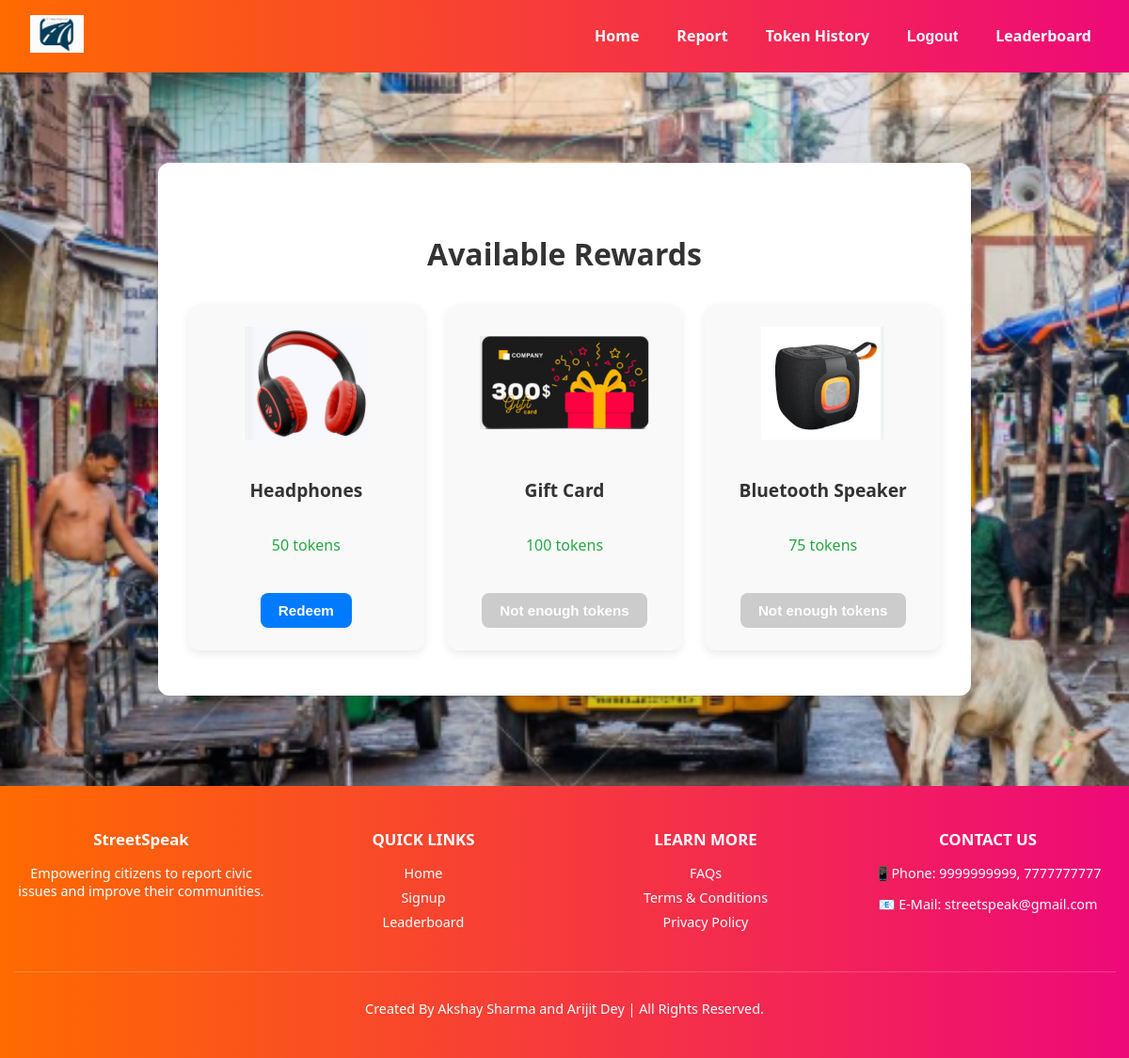
Screenshot of /rewards/ (signed in) with the database file from the repository.
### core/models.py (models this page shows, shortened)
class Reward(models.Model):
    name = models.CharField(max_length=100)
    cost = models.PositiveIntegerField()
    image_filename = models.CharField(max_length=100, blank=True, null=True)

### core/views.py (the view)
# urls.py: path("rewards/", views.rewards_view, name="rewards"),
def rewards_view(request):
    rewards = Reward.objects.all()
    token_obj, _ = UserToken.objects.get_or_create(user=request.user)
    return render(request, "rewards.html", {"rewards": rewards, "tokens": token_obj.tokens})

### core/templates/rewards.html (shortened to what this page needs)
{% extends 'base.html' %}
{% load static %}
{% block extra_css %}
<link rel="stylesheet" href="{% static 'css/rewards.css' %}">
{% endblock %}
{% block content %}
<div class="rewards-container">
    <h2>Available Rewards</h2>
    <ul class="rewards-list">
        {% for reward in rewards %}
        <li class="reward-item">
            <img src="{% static reward.image_filename %}" alt="{{ reward.name }}" class="reward-img">
            <span class="reward-name">{{ reward.name }}</span>
            <span class="reward-cost">{{ reward.cost }} tokens</span>
            {% if tokens >= reward.cost %}
                <form method="post" action="{% url 'claim_reward' reward.id %}">
                    <button type="submit" class="claim-btn">Redeem</button>
                </form>
            {% else %}
                <button class="claim-btn disabled" disabled>Not enough tokens</button>
            {% endif %}
        </li>
        {% endfor %}
    </ul>
</div>
{% endblock %}

### core/templates/base.html (shortened to what this page needs)
<!DOCTYPE html>
<html>
<head>
    {% load static %}
    <link rel="stylesheet" href="{% static 'css/style.css' %}">
    {% block extra_css %}{% endblock %}
</head>
<body>
  <div class="page-wrapper">
    {% block header %}{% include 'header.html' %}{% endblock %}
    <main class="main-content">
      {% block content %}{% endblock %}
    </main>
    {% block footer %}{% include 'footer.html' %}{% endblock %}
  </div>
</body>
</html>

### core/templates/header.html (shortened to what this page needs)
{% load static %}
<nav>
    <div class="nav-left">
        <img src="{% static 'streetspeak.png' %}" alt="StreetSpeak Logo" class="logo">
    </div>
    <div class="nav-right">
    <a href="{% url 'home' %}">Home</a>
    {% if user.is_authenticated %}
        <a href="{% url 'report' %}">Report</a>
        <a href="{% url 'token_history' %}">Token History</a>
        <div class="nav-item">
    <form method="POST" action="{% url 'logout' %}">
        <button type="submit" class="logout-button">Logout</button>
    </form>
</div>
    {% else %}
        <a href="{% url 'login' %}">Login</a>
        <a href="{% url 'signup' %}">Sign Up</a>
    {% endif %}
    <a href="{% url 'leaderboard' %}">Leaderboard</a>
    </div>
    </nav>

### core/templates/footer.html
{% load static %}
<footer>
    <div class="footer-container">
        <div class="footer-column">
            <h3>StreetSpeak</h3>
            <p>Empowering citizens to report civic issues and improve their communities.</p>
        </div>
        <div class="footer-column">
            <h3>QUICK LINKS</h3>
            <ul>
                <li><a href="{% url 'home' %}">Home</a></li>
                <li><a href="{% url 'signup' %}">Signup</a></li>
                <li><a href="{% url 'leaderboard' %}">Leaderboard</a></li>
            </ul>
        </div>
        <div class="footer-column">
            <h3>LEARN MORE</h3>
            <ul>
                <li><a href="#">FAQs</a></li>
                <li><a href="#">Terms & Conditions</a></li>
                <li><a href="#">Privacy Policy</a></li>
            </ul>
        </div>
        <div class="footer-column">
            <h3>CONTACT US</h3>
            <p>📱Phone: 9999999999, 7777777777</p>
            <p>📧 E-Mail: streetspeak@gmail.com</p>
        </div>
    </div>
    <div class="footer-bottom">
        <p>Created By Akshay Sharma and Arijit Dey | All Rights Reserved.</p>
    </div>
</footer>

### core/static/css/style.css (style rules this page uses)
body { margin: 0; padding: 0; font-family: 'Segoe UI', sans-serif; color: #333; background-image: url('/static/Bgpic.png'); background-size: cover; background-position: center; background-repeat: no-repeat; background-attachment: fixed; background-color: rgba(0, 0, 0, 0.5); }
nav { background-color: rgba(0, 0, 0, 0.2); padding: 1em; display: flex; justify-content: space-around; font-weight: bold; }
nav a { color: white; text-decoration: none; padding: 0.5em; }
nav { display: flex; justify-content: space-between; align-items: center; padding: 1em 2em; background-color: rgba(0, 0, 0, 0.2); }
.nav-left .logo { height: 40px; }
.nav-right { display: flex; gap: 1.5em; }
.nav-right a { color: white; text-decoration: none; font-weight: bold; padding: 0.5em; }
footer { background-color: rgba(0, 0, 0, 0.3); color: white; padding: 2em 1em; font-size: 0.9em; }
.footer-container { display: flex; flex-wrap: wrap; justify-content: center; gap: 2em; text-align: center; }
.footer-column { flex: 1; min-width: 200px; text-align: center; }
.footer-column h3 { margin-bottom: 0.5em; }
.footer-column ul { list-style: none; padding: 0; }
.footer-column ul li { margin-bottom: 0.5em; }
.footer-column ul li a { color: white; text-decoration: none; }
.footer-bottom { text-align: center; margin-top: 2em; border-top: 1px solid rgba(255, 255, 255, 0.2); padding-top: 1em; }
nav { background: linear-gradient(to right, #ff6a00, #ee0979); padding: 1em 2em; display: flex; justify-content: space-between; align-items: center; color: white; }
footer { background: linear-gradient(to right, #ff6a00, #ee0979); color: white; padding: 2em 1em; font-size: 0.9em; }
html, body { height: 100%; margin: 0; padding: 0; }
.page-wrapper { min-height: 100vh; display: grid; grid-template-rows: auto 1fr auto; }
.main-content { padding: 2rem; }
.nav-right .nav-item { display: flex; align-items: center; }
.logout-button { background: none; border: none; color: white; font-weight: bold; text-decoration: none; cursor: pointer; padding: 0.5em; font-size: 1em; margin: 0; line-height: 1.5; }

### core/static/css/rewards.css (style rules this page uses)
body { margin: 0; padding: 0; font-family: 'Segoe UI', sans-serif; background-color: #f0f2f5; }
.rewards-container { background-color: #fff; padding: 3rem 2rem; border-radius: 12px; box-shadow: 0 6px 16px rgba(0, 0, 0, 0.1); width: 800px; max-width: 95%; margin: 8vh auto; text-align: center; }
.rewards-container h2 { margin-bottom: 2rem; font-size: 2rem; color: #333; }
.rewards-list { display: grid; grid-template-columns: repeat(auto-fit, minmax(220px, 1fr)); gap: 1.5rem; list-style: none; padding: 0; margin: 0; align-items: stretch; }
.reward-item { background-color: #f9f9f9; padding: 1.5rem; border-radius: 12px; box-shadow: 0 4px 10px rgba(0,0,0,0.08); display: flex; flex-direction: column; align-items: center; justify-content: space-between; min-height: 320px; transition: transform 0.2s ease, box-shadow 0.2s ease; }
.reward-img { width: 180px; height: 120px; object-fit: contain; margin-bottom: 1rem; border-radius: 8px; }
.reward-name { font-size: 1.2rem; font-weight: bold; margin-bottom: 0.6rem; color: #333; text-align: center; }
.reward-cost { font-size: 1rem; color: #28a745; margin-bottom: 1rem; text-align: center; }
.claim-btn { background-color: #007bff; color: #fff; border: none; padding: 0.6rem 1.2rem; border-radius: 8px; cursor: pointer; font-size: 0.95rem; font-weight: bold; transition: background-color 0.2s ease; }
.claim-btn.disabled { background-color: #ccc; cursor: not-allowed; }

### rows the page displays
Reward: image_filename (picture), name "Headphones", cost "50", shows "Redeem"
Reward: image_filename (picture), name "Gift Card", cost "100", shows "Not enough tokens"
Reward: image_filename (picture), name "Bluetooth Speaker", cost "75", shows "Not enough tokens"
